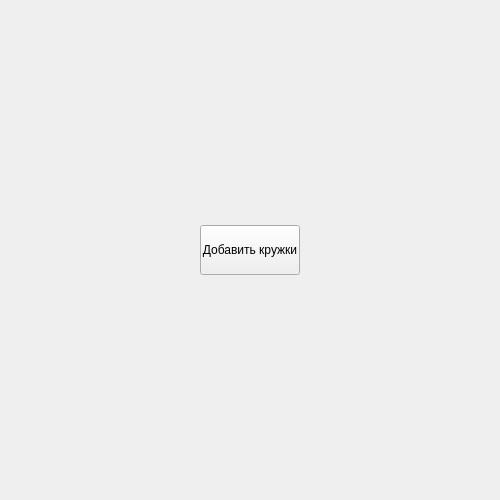
<?xml version="1.0" encoding="UTF-8"?>
<ui version="4.0">
 <class>Form</class>
 <widget class="QWidget" name="Form">
  <property name="geometry">
   <rect>
    <x>0</x>
    <y>0</y>
    <width>500</width>
    <height>500</height>
   </rect>
  </property>
  <property name="windowTitle">
   <string>Form</string>
  </property>
  <widget class="QPushButton" name="pushButton">
   <property name="geometry">
    <rect>
     <x>200</x>
     <y>225</y>
     <width>100</width>
     <height>50</height>
    </rect>
   </property>
   <property name="text">
    <string>Добавить кружки</string>
   </property>
  </widget>
 </widget>
 <resources/>
 <connections/>
</ui>
